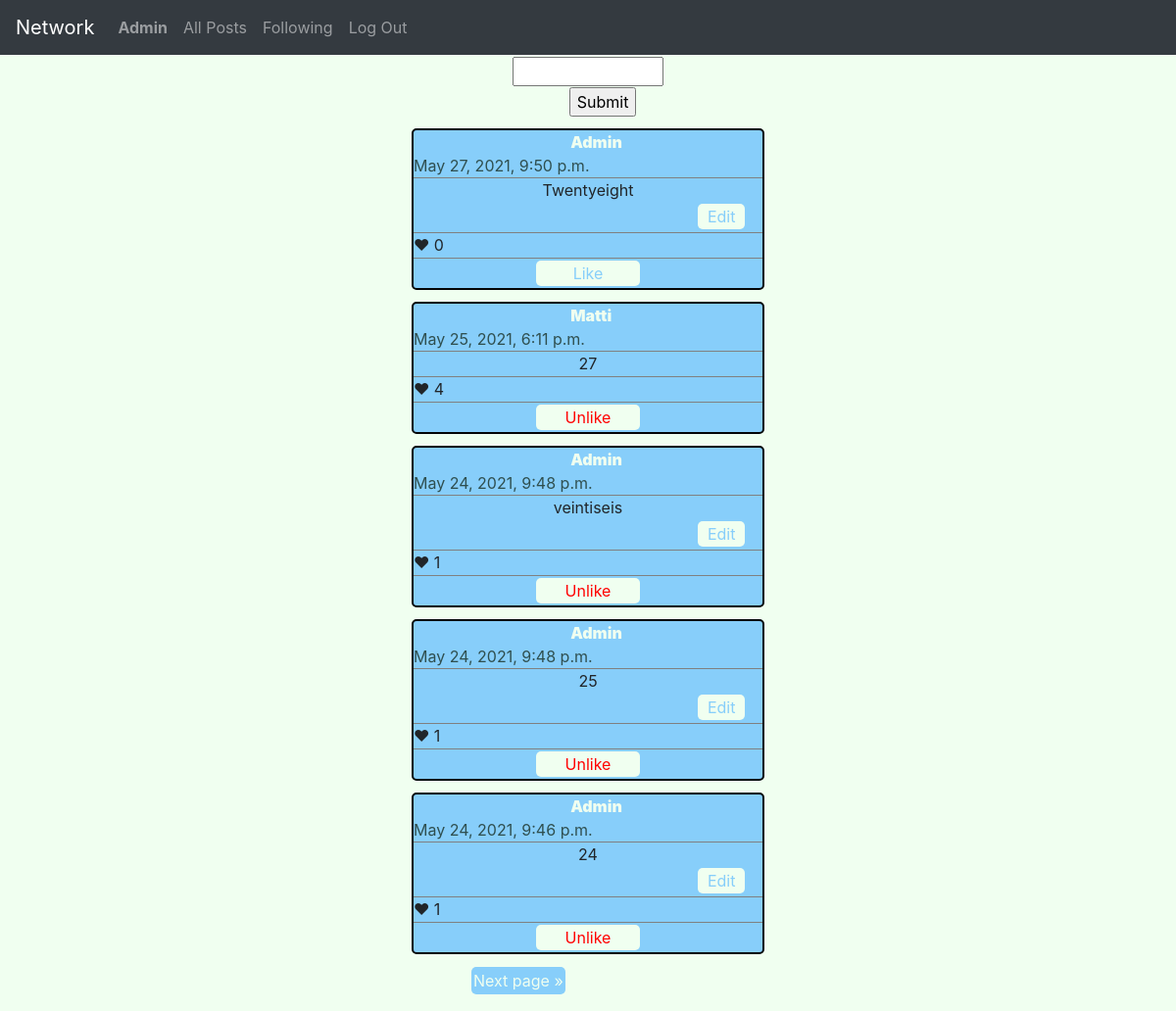
/ (signed in), run on an earlier commit of the app's database.
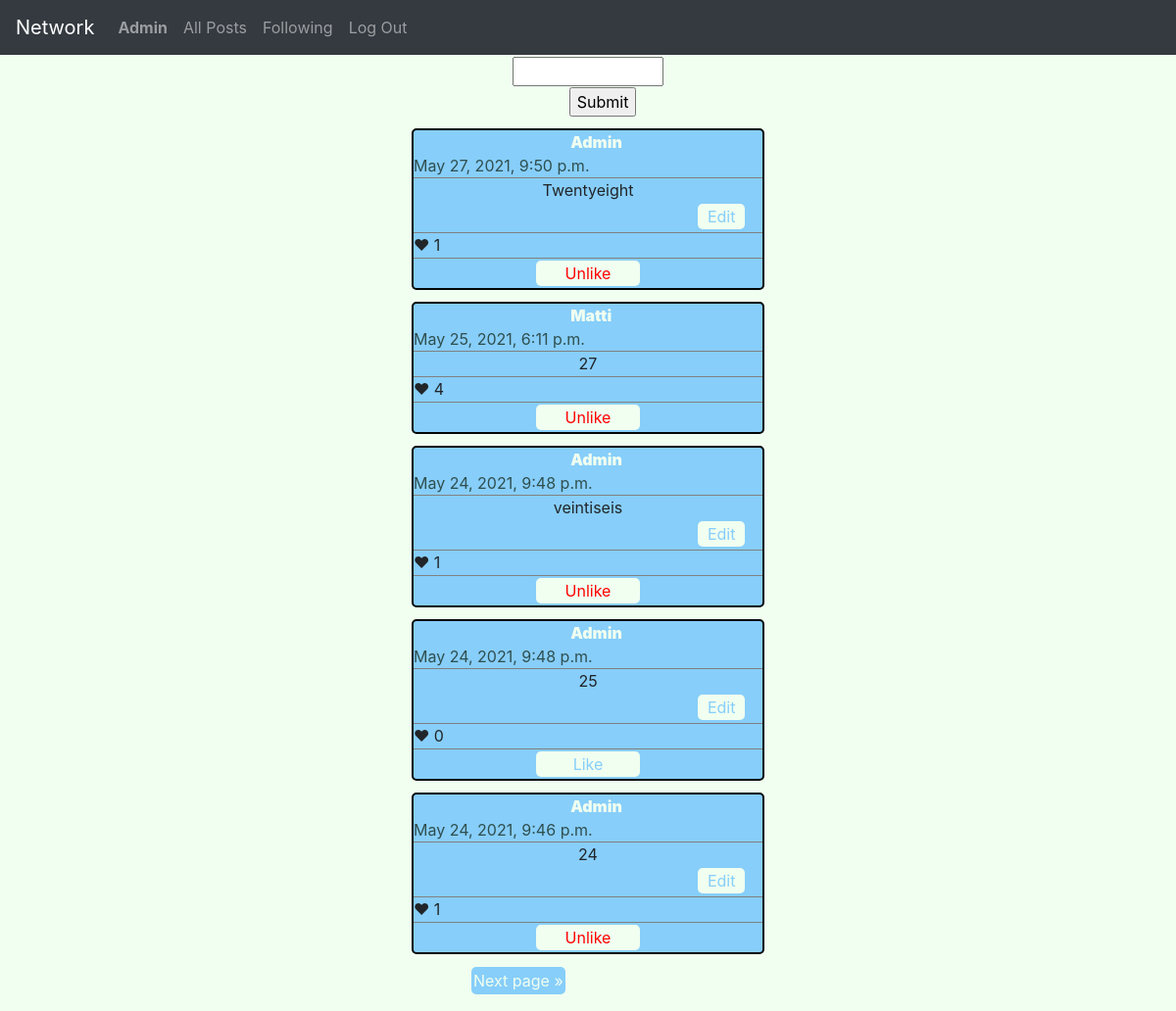
And on a later commit of the database.
### network/models.py (models this page shows, shortened)
class Post(models.Model):
    content = models.CharField(max_length=500)
    user = models.ForeignKey(User, on_delete=models.CASCADE)
    reactions = models.ManyToManyField(Reaction, blank=True)
    timestamp = models.DateTimeField(auto_now_add=True)
    likecount = models.IntegerField(default=0)

class User(AbstractUser):
    def __str__(self):
        return self.username

### network/views.py (the view)
# urls.py: path("", views.index, name="index"),
@login_required
def index(request):
    newpost = NewPost()
    userLikes = Like.objects.filter(user=request.user)
    likedposts = []
    for like in userLikes:
        likedposts.append(like.post.id)
    posts = Post.objects.all().order_by('-timestamp')
    p = Paginator(posts, paginationamount)
    page_number = request.GET.get('page')
    page_obj = p.get_page(page_number)
    return render(request, "network/index.html", {
        "newpost" : newpost, "page_obj" : page_obj, "likedposts" : likedposts
    })

### network/views.py
class NewPost(forms.ModelForm):
    class Meta:
        model = Post
        fields = ['content']

### network/templates/network/index.html (shortened to what this page needs)
{% extends "network/layout.html" %}
{% load static %}
{% block body %}
    {% if newpost %}
        {% if user.is_authenticated %}
            <div>
                <form>
                    <div><input type="text" id="newmessage"></div>
                    <div class="submit" id="submitpost"><a href="/"></a><input type="submit" id="submitmessage"></div>
                </form>
            </div>
        {% endif %}
    {% endif %}
    {% for post in page_obj %}
    <div class="post">
        <div class='namebar'>
            <div class="name"><strong><a href="/profile/{{post.user.id}}">{{post.user}}</a></strong></div>
        </div>
        <div class="time">{{post.timestamp}}</div>
        <div class="content">
            <div class="textcontent" id="content{{post.id}}">{{post.content}}</div>
            {% if user.username == post.user.username %}
            <div><button class='edit' value={{post.id}}>Edit</button></div>
            {% endif %}
        </div>
        <div class="likes" id="likes{{post.id}}" data-value={{post.likecount}}>
            &#x2764; {{post.likecount}}
        </div>
        <div class="likebar">
            <button class='like' value={{post.id}}>
                {% if post.id in likedposts %}
                <div style=color:red>Unlike</div>
                {% else %}
                Like
                {% endif %}
            </button>
        </div>
    </div>
    {% endfor %}
    <nav >
        <ul class="pagination">
            {% if page_obj.has_next %}
                <li class="page-item">
                    <a  href="?page={{ page_obj.next_page_number }}" aria-label="Next">Next page
                    <span aria-hidden="true">&raquo;</span>
                    </a>
                </li>
            {% endif %}
        </ul>
      </nav>
{% endblock %}

What changed in the data, as far as the page shows it:
changed Post "May 27, 2021, 9:50 p.m.": likecount "0" → "1"; text "Like" → "Unlike"
changed Post (number 4 of 5 on the later page): likecount "1" → "0"; text "Unlike" → "Like"
